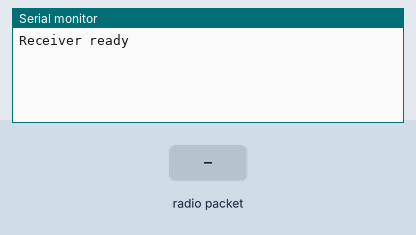
Recording of a sketch running on a simulated ESP32. On the bench: the last lines printed to the serial monitor. Inputs (shaded band) come from the test bench. No radio packets arrive unless stated.

Above: at 1.2 s.
1.3 s: radio packet "1" arrives
At 1.7 s:
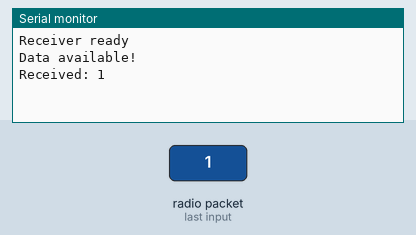
2.8 s: radio packet "0" arrives
At 3.9 s:
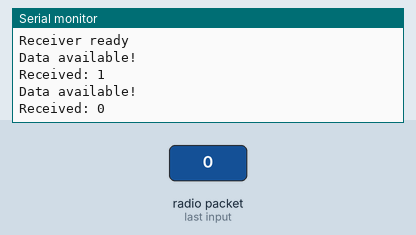
4.3 s: radio packet "2" arrives
At 4.9 s:
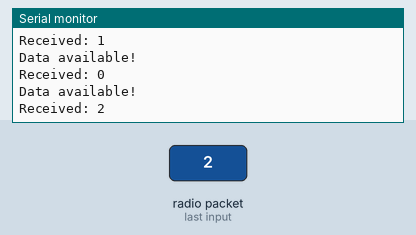

Measured:
- after the input at 1.3 s, the serial monitor: prints a new line at once (image 1)
- after the input at 2.8 s, the serial monitor: prints a new line at once (image 2)
- after the input at 4.3 s, the serial monitor: prints a new line at once (image 3)

The sketch:

reciever1_code_with_adabter.ino
```cpp
#include <SPI.h>
#include <RF24.h>
#include <nRF24L01.h>

RF24 radio(14, 27); // CE = GPIO14, CSN = GPIO27

const byte address[6] = "00001";

void setup() {
  Serial.begin(115200);
  SPI.begin();
  radio.begin();

  radio.setPALevel(RF24_PA_LOW);

  radio.enableAckPayload();
  radio.enableDynamicPayloads();

  radio.openReadingPipe(0, address);
  radio.startListening();

  Serial.println("Receiver ready");
}

void loop() {
  if (radio.available()) {
    Serial.println("Data available!");
    uint8_t len = radio.getDynamicPayloadSize();
    if (len > 0 && len < 32) {
      char text[32] = {0};
      radio.read(&text, len);
      Serial.print("Received: ");
      Serial.println(text);
    } else {
      Serial.println("Error: Payload size invalid or zero.");
    }
  }
  delay(10);
}
```
